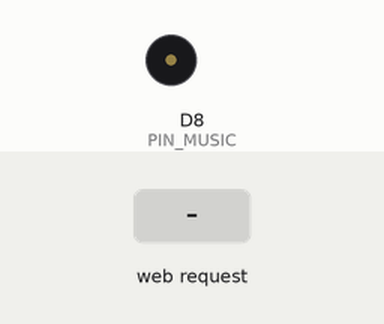
Recording of a sketch running on a simulated ESP8266 (NodeMCU). Parts: buzzer (waves = sounding). The test bench sets the inputs (shaded band). WiFi joins after 1.5 s; servers stay silent unless stated; what the sketch prints to the serial monitor is not drawn.

Above: at 2.7 s.
2.8 s: HTTP request GET /?MUSIC=1 received
At 4.1 s:
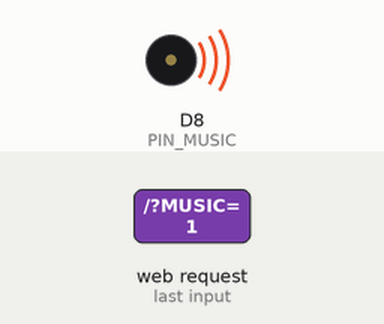
Timing chart, 0 to 9.9 s (numbered marks = the images above; inputs shaded):
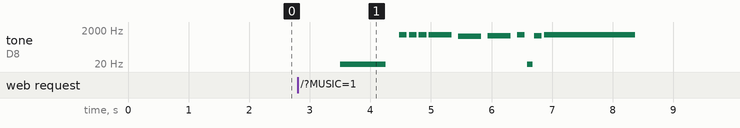

Measured:
- after the input at 2.8 s, tone on D8 (PIN_MUSIC): plays 1 Hz for 0.75 s, 1047 Hz for 0.12 s, 1047 Hz for 0.12 s, 1047 Hz for 0.12 s, 1047 Hz for 0.38 s, 831 Hz for 0.38 s … (11 notes in this stretch), starting after 0.70 s

The sketch:

easyWebControl.ino
```cpp
#include <WiFiClient.h>
#include <ESP8266WebServer.h>
#include "pitches.h"

#define ssid      "xxx"       // WiFi SSID
#define password  "xxx"  // WiFi password
#define PIN_MUSIC D8
String  etatmusic = "OFF";

// Création des objets
ESP8266WebServer server ( 80 );

void playMusic(const int noteNumber, const int speedNote, const int noteDurations[], const int melody[]){
    for (int thisNote = 0; thisNote < 11; thisNote++) {
      int noteDuration = speedNote / noteDurations[thisNote];
      tone(PIN_MUSIC, melody[thisNote], noteDuration);
      int pauseBetweenNotes = noteDuration * 1.30;
      delay(pauseBetweenNotes);
      noTone(PIN_MUSIC);
    }
}

void playMusicVictory(){
  const int notesVictory[] = {  NOTE_ZERO, NOTE_C6 ,NOTE_C6,NOTE_C6,NOTE_C6, NOTE_GS5 , NOTE_AS5 , NOTE_C6, NOTE_ZERO , NOTE_AS5 , NOTE_C6};
  const int rythmeVictory[] = { 2,12,12,12,4,4,4,12,16,12,1 };
  const int speedNoteVictory = 1500;

  playMusic(sizeof(notesVictory)/sizeof(int), speedNoteVictory, rythmeVictory,  notesVictory);
}

void playMusicDefeat(){
  const int notesDefeat[] = { NOTE_B4, NOTE_F5,NOTE_ZERO ,NOTE_F5,NOTE_F5, NOTE_E5, NOTE_D5, NOTE_C5,NOTE_E4,NOTE_ZERO, NOTE_E4 , NOTE_C4 };
  const int noteDurations[] = { 4,4,4,4,3,3,3,4,4,4,4,4 };
  const int speedNote = 500;

  playMusic(sizeof(notesDefeat)/sizeof(int), speedNote, noteDurations,  notesDefeat);
}

String getPage(){
  String page = "<html lang=fr-FR><head><meta http-equiv='refresh' content='10'/>";
  page += "<title>Music Demo</title>";
  page += "<style> body { background-color: #fffff; font-family: Arial, Helvetica, Sans-Serif; Color: #000088; }</style>";
  page += "</head><body><h1>Music Demo</h1>";
  page += "<form action='/' method='POST'>";
  page += "<ul><li>Music (etat: ";
  page += etatmusic;
  page += ")";
  page += "<INPUT type='radio' name='MUSIC' value='1'>Victory";
  page += "<INPUT type='radio' name='MUSIC' value='0'>Defeat</li></ul>";
  page += "<INPUT type='submit' value='Actualiser'>";
  page += "</body></html>";
  return page;
}
void handleRoot(){
  if ( server.hasArg("MUSIC") ) {
    handleSubmit();
  } else {
    server.send ( 200, "text/html", getPage() );
  }
}

void handleSubmit() {
  String MUSICValue;
  MUSICValue = server.arg("MUSIC");
  Serial.print(MUSICValue);
  if ( MUSICValue == "1" ) {
    playMusicVictory();
    etatmusic = "Winner";
    server.send ( 200, "text/html", getPage() );
  } else if ( MUSICValue == "0" ) {
    playMusicDefeat();
    etatmusic = "Loser";
    server.send ( 200, "text/html", getPage() );
  } else {
    Serial.println("Err");
  }
}

void setup() {
  Serial.begin ( 115200 );
  WiFi.begin ( ssid, password );
  // Attente de la connexion au réseau WiFi / Wait for connection
  while ( WiFi.status() != WL_CONNECTED ) {
    delay ( 500 ); Serial.print ( "." );
  }
  // Connexion WiFi établie / WiFi connexion is OK
  Serial.println ( "" );
  Serial.print ( "Connected to " ); Serial.println ( ssid );
  Serial.print ( "IP address: " ); Serial.println ( WiFi.localIP() );

  // On branche la fonction qui gère la premiere page / link to the function that manage launch page
  server.on ( "/", handleRoot );

  server.begin();
  Serial.println ( "HTTP server started" );
}

void loop() {
  server.handleClient();
  delay(1000);
}
```

pitches.h
```cpp
/*************************************************
 * Public Constants
 *************************************************/
#define NOTE_ZERO 1
#define NOTE_B0  31
#define NOTE_C1  33
#define NOTE_CS1 35
#define NOTE_D1  37
#define NOTE_DS1 39
#define NOTE_E1  41
#define NOTE_F1  44
#define NOTE_FS1 46
#define NOTE_G1  49
#define NOTE_GS1 52
#define NOTE_A1  55
#define NOTE_AS1 58
#define NOTE_B1  62
#define NOTE_C2  65
#define NOTE_CS2 69
#define NOTE_D2  73
#define NOTE_DS2 78
#define NOTE_E2  82
#define NOTE_F2  87
#define NOTE_FS2 93
#define NOTE_G2  98
#define NOTE_GS2 104
#define NOTE_A2  110
#define NOTE_AS2 117
#define NOTE_B2  123
#define NOTE_C3  131
#define NOTE_CS3 139
#define NOTE_D3  147
#define NOTE_DS3 156
#define NOTE_E3  165
#define NOTE_F3  175
#define NOTE_FS3 185
#define NOTE_G3  196
#define NOTE_GS3 208
#define NOTE_A3  220
#define NOTE_AS3 233
#define NOTE_B3  247
#define NOTE_C4  262
#define NOTE_CS4 277
#define NOTE_D4  294
#define NOTE_DS4 311
#define NOTE_E4  330
#define NOTE_F4  349
#define NOTE_FS4 370
#define NOTE_G4  392
#define NOTE_GS4 415
#define NOTE_A4  440
#define NOTE_AS4 466
#define NOTE_B4  494
#define NOTE_C5  523
#define NOTE_CS5 554
#define NOTE_D5  587
#define NOTE_DS5 622
#define NOTE_E5  659
#define NOTE_F5  698
#define NOTE_FS5 740
#define NOTE_G5  784
#define NOTE_GS5 831
#define NOTE_A5  880
#define NOTE_AS5 932
#define NOTE_B5  988
#define NOTE_C6  1047
#define NOTE_CS6 1109
#define NOTE_D6  1175
#define NOTE_DS6 1245
#define NOTE_E6  1319
#define NOTE_F6  1397
#define NOTE_FS6 1480
#define NOTE_G6  1568
#define NOTE_GS6 1661
#define NOTE_A6  1760
#define NOTE_AS6 1865
#define NOTE_B6  1976
#define NOTE_C7  2093
#define NOTE_CS7 2217
#define NOTE_D7  2349
#define NOTE_DS7 2489
#define NOTE_E7  2637
#define NOTE_F7  2794
#define NOTE_FS7 2960
#define NOTE_G7  3136
#define NOTE_GS7 3322
#define NOTE_A7  3520
#define NOTE_AS7 3729
#define NOTE_B7  3951
#define NOTE_C8  4186
#define NOTE_CS8 4435
#define NOTE_D8  4699
#define NOTE_DS8 4978
```
